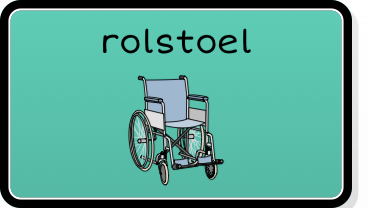
#> input picture v2/boards/algemeen/r1c1.png, 368 x 208 px; its folder holds only this picture in this run
$ python slice_any.py ../boards/algemeen/r1c1.png ../boards/algemeen/r1c3.png
#> lines starting #> are read from the running program, lines starting #| are printed output that depends on the picture
import sys, json, numpy as np
from PIL import Image
# ONE fixed grid for every board (same Tellus device/resolution)
COLS=[(44,392),(422,780),(810,1166),(1208,1554),(1594,1942),(1972,2330)]
ROWS=[(144,332),(388,574),(630,816),(872,1058),(1114,1300),(1356,1544)]
PAD=10
def run(img_path, board):
#> called with img_path = '../boards/algemeen/r1c1.png', board = '../boards/algemeen/r1c3.png'
    import os; os.makedirs(f"web/boards/{board}", exist_ok=True)
    im=Image.open(img_path).convert("RGB"); A=np.asarray(im).astype(int); W,H=im.size
#> in run, im is the input picture: PIL image 368x208 RGB; mean R, G, B 91.1, 167.3, 152.5
#> after `W, H = im.size`: W = 368; H = 208
    occ=[]
    for ri,(y0,y1) in enumerate(ROWS, start=1):
        for ci,(x0,x1) in enumerate(COLS, start=1):
            reg=A[y0:y1,x0:x1]
            nonwhite=(np.abs(reg-254).max(axis=2)>22).mean()
            if nonwhite>0.02:  # cell has content
                crop=im.crop((max(0,x0-PAD),max(0,y0-PAD),min(W,x1+PAD),min(H,y1+PAD)))
                crop.save(f"web/boards/{board}/r{ri}c{ci}.png")
                occ.append([ri,ci])
#> this loop made 6 passes
#> pass 1, in run, `crop.save(f"web/boards/{board}/r{ri}c{ci}.png")`:
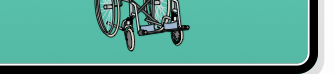
#> saved as r1c1.png: PIL image 334x74 RGB; mean R, G, B 87.5, 158, 143.7
#> after the loop, occ = [[1, 1]]
    print(board, "cells:", len(occ))
#| ../boards/algemeen/r1c3.png cells: 1
    print(json.dumps(occ))
#| [[1, 1]]
    # verification montage (native size, not resized — faithful)
    cw=max(c[1]-c[0] for c in COLS)+2*PAD; ch=max(r[1]-r[0] for r in ROWS)+2*PAD; mg=12
    canvas=Image.new("RGB",(6*cw+7*mg,6*ch+7*mg),(40,46,57))
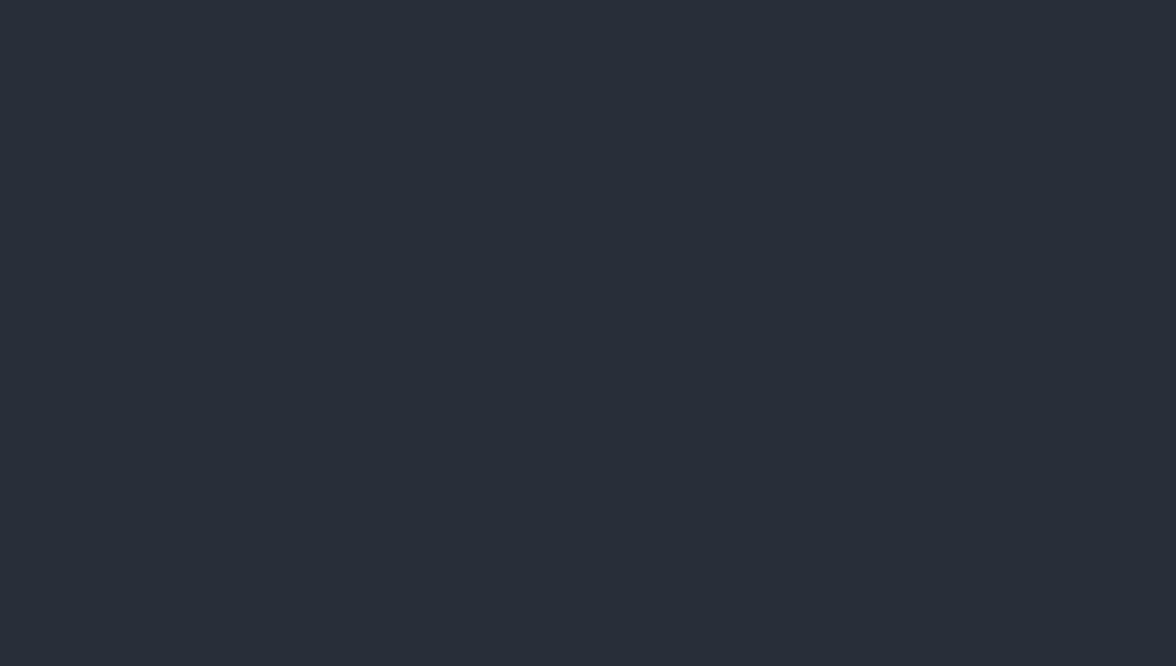
#> canvas: PIL image 2352x1332 RGB (shown at 1/2 size); mean R, G, B 40, 46, 57
    for ri,ci in occ:
        c=Image.open(f"web/boards/{board}/r{ri}c{ci}.png")
        canvas.paste(c,(mg+(ci-1)*(cw+mg)+(cw-c.width)//2, mg+(ri-1)*(ch+mg)+(ch-c.height)//2))
    canvas.save(f"web/boards/{board}/_verify.png")
if __name__=="__main__":
    run(sys.argv[1], sys.argv[2])

$ run again, on v2/boards/home/r1c3.png
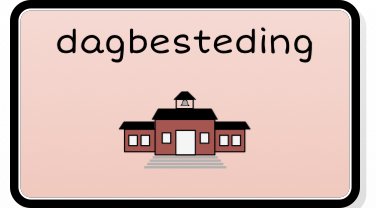
#> input picture v2/boards/home/r1c3.png, 376 x 208 px
#> in run, im is the input picture: PIL image 376x208 RGB; mean R, G, B 200.4, 175.2, 169.4
#> the loop in run, `for ri,(y0,y1) in enumerate(ROWS, start=1):` made 6 passes
#> pass 1, in run, `crop.save(f"web/boards/{board}/r{ri}c{ci}.png")`:
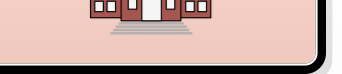
#> saved as r1c1.png: PIL image 342x74 RGB; mean R, G, B 199.8, 171.1, 164.4
#> after the loop in run, `for ri,(y0,y1) in enumerate(ROWS, start=1):`: occ = [[1, 1]]
#| ../boards/home/r1c3.png cells: 1
#| [[1, 1]]
